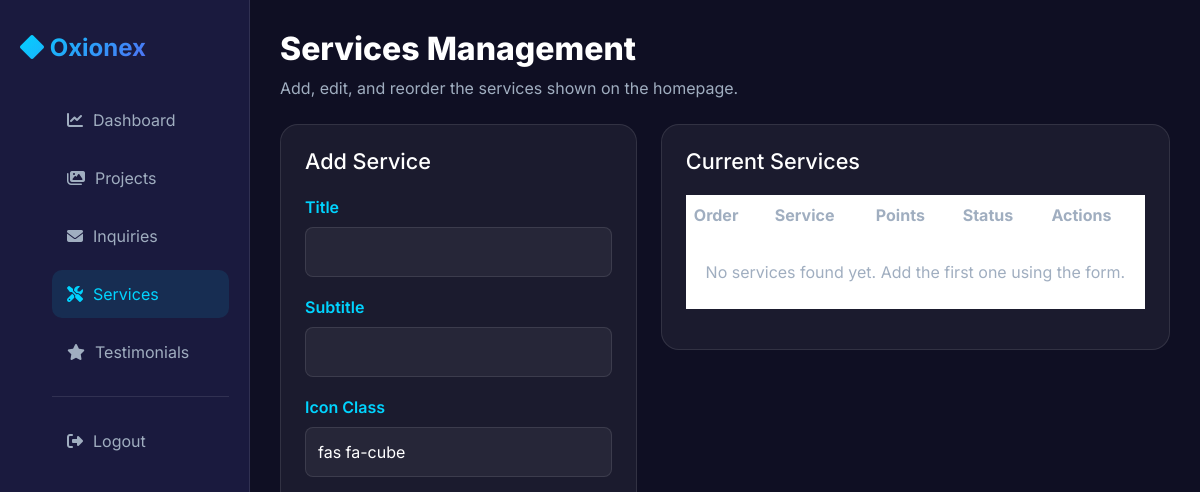
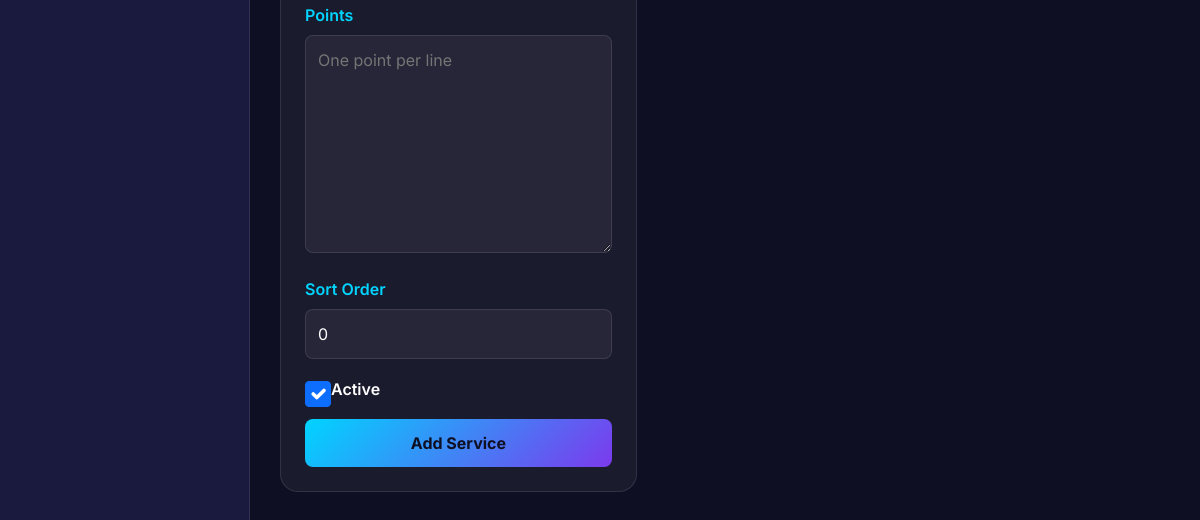
The page /admin/services.php (signed in) on the database as committed earlier (2 pictures, top to bottom).
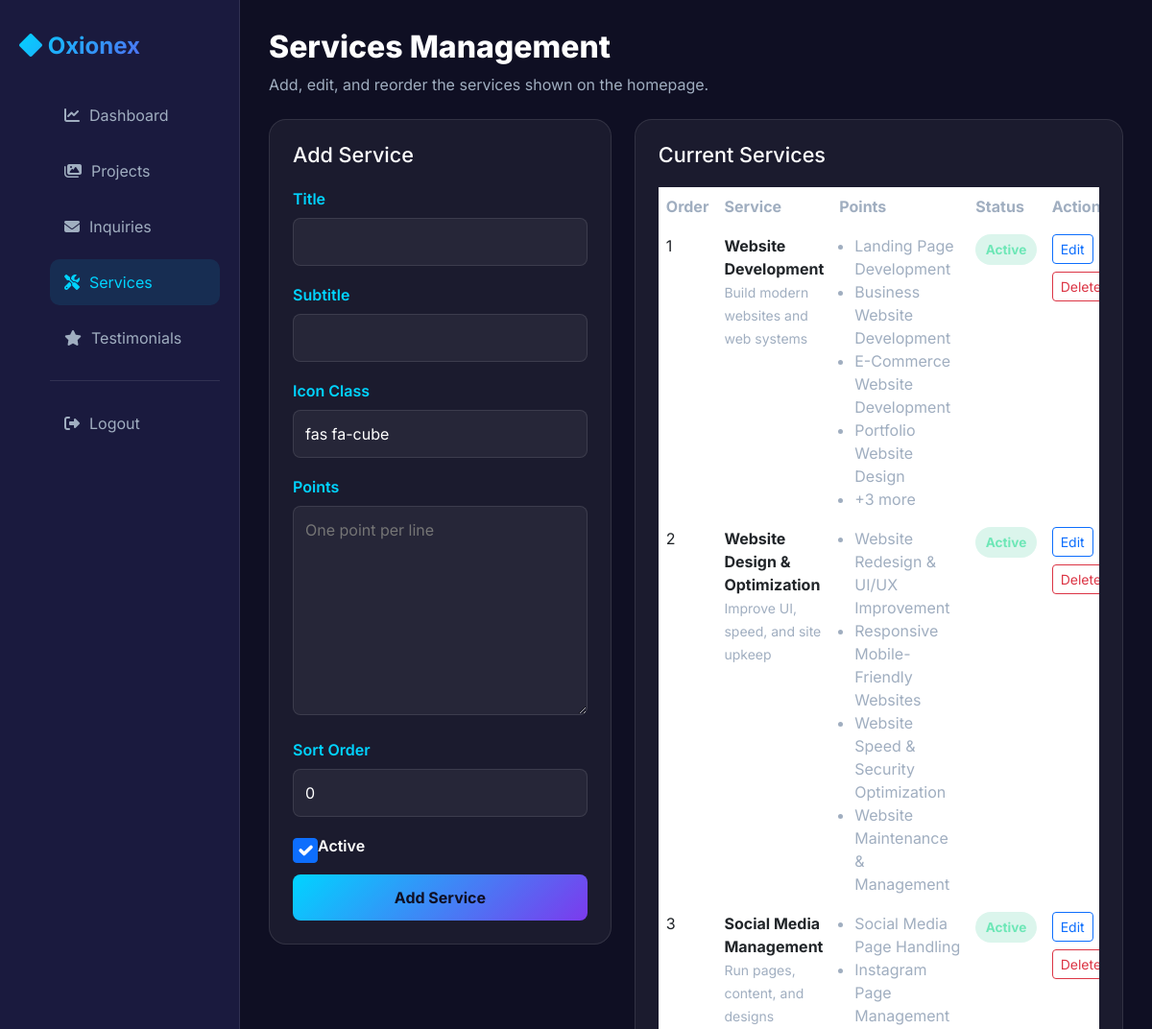
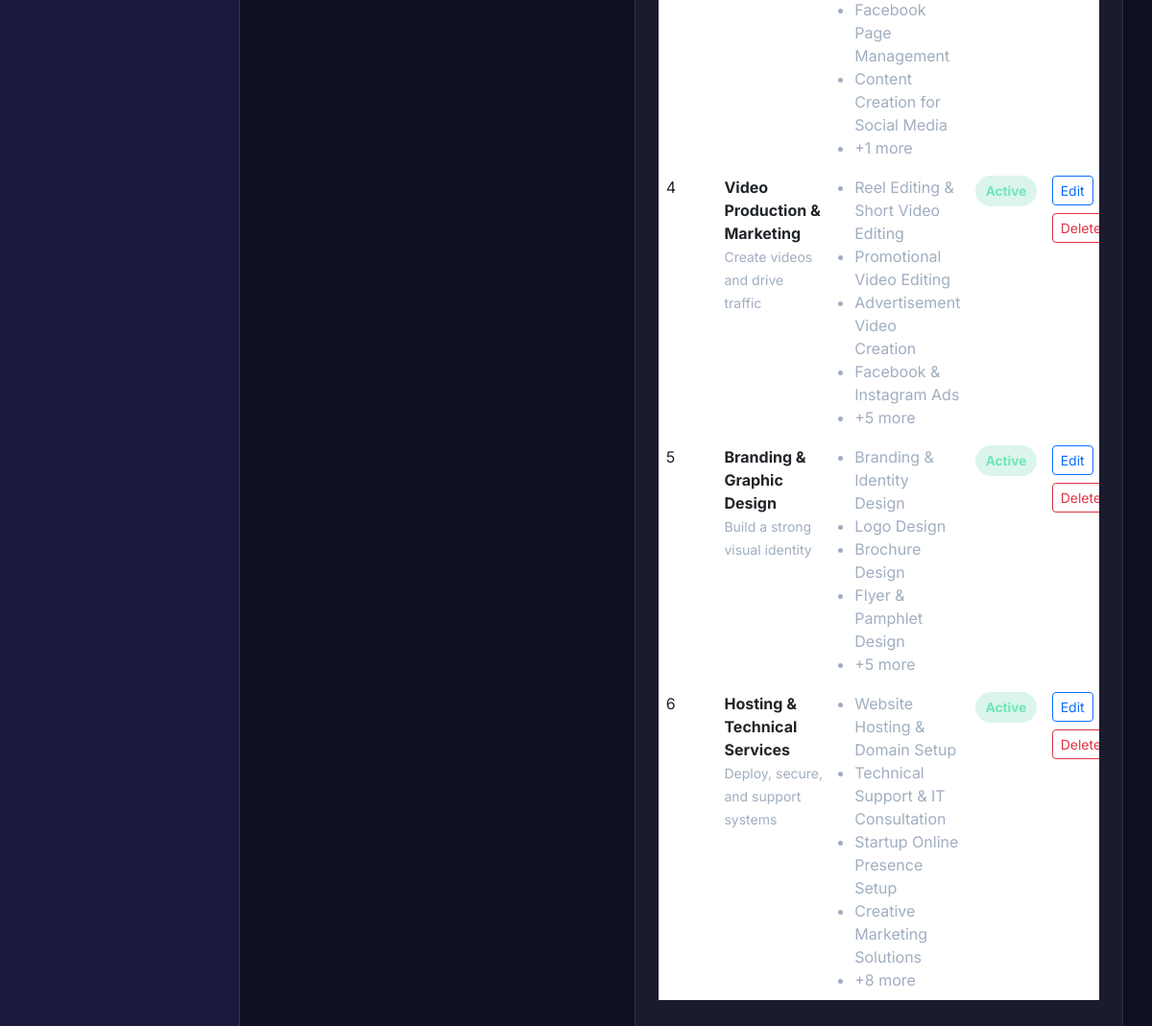
The same page on the database as committed later (2 pictures, top to bottom).
### tables this page shows
CREATE TABLE IF NOT EXISTS services (
    id INT AUTO_INCREMENT PRIMARY KEY,
    title VARCHAR(255) NOT NULL,
    subtitle VARCHAR(255) NOT NULL,
    icon VARCHAR(100) NOT NULL DEFAULT 'fas fa-cube',
    points TEXT NOT NULL,
    sort_order INT DEFAULT 0,
    is_active TINYINT(1) DEFAULT 1,
    created_at TIMESTAMP DEFAULT CURRENT_TIMESTAMP
);

### admin/services.php (the view, shortened to what this page needs)
<?php
require_once '../includes/db.php';
$editingService = null;
$services = [];
if ($pdo) {
    try {
        $services = $pdo->query('SELECT * FROM services ORDER BY sort_order ASC, created_at DESC')->fetchAll(PDO::FETCH_ASSOC);
    } catch (PDOException $exception) {
        $tableWarning = 'The services table is missing or not accessible yet. Import the updated database.sql file.';
        error_log('Load services error: ' . $exception->getMessage());
    }
}
$formValues = [
    'id' => $editingService['id'] ?? 0,
    'title' => $editingService['title'] ?? ($_POST['title'] ?? ''),
    'subtitle' => $editingService['subtitle'] ?? ($_POST['subtitle'] ?? ''),
    'icon' => $editingService['icon'] ?? ($_POST['icon'] ?? 'fas fa-cube'),
    'points' => $editingService['points'] ?? ($_POST['points'] ?? ''),
    'sort_order' => $editingService['sort_order'] ?? ($_POST['sort_order'] ?? 0),
    'is_active' => isset($editingService['is_active']) ? (int) $editingService['is_active'] : (int) (($_POST['is_active'] ?? 1) ? 1 : 0),
];
?>
<!DOCTYPE html>
<html lang="en">
<head>
    <link href="https://cdn.jsdelivr.net/npm/bootstrap@5.3.0/dist/css/bootstrap.min.css" rel="stylesheet">
    <link rel="stylesheet" href="https://cdnjs.cloudflare.com/ajax/libs/font-awesome/6.4.0/css/all.min.css">
</head>
<body>
    <div class="dashboard-container">
        <div class="sidebar">
            <div class="sidebar-brand"><i class="fas fa-diamond"></i> Oxionex</div>
            <ul class="sidebar-menu">
                <li><a href="dashboard.php"><i class="fas fa-chart-line"></i> Dashboard</a></li>
                <li><a href="projects.php"><i class="fas fa-images"></i> Projects</a></li>
                <li><a href="inquiries.php"><i class="fas fa-envelope"></i> Inquiries</a></li>
                <li><a href="services.php" class="active"><i class="fas fa-tools"></i> Services</a></li>
                <li><a href="testimonials.php"><i class="fas fa-star"></i> Testimonials</a></li>
                <li style="margin-top: 20px; border-top: 1px solid rgba(255, 255, 255, 0.1); padding-top: 20px;"><a href="logout.php"><i class="fas fa-sign-out-alt"></i> Logout</a></li>
            </ul>
        </div>
        <div class="main-content">
            <div class="d-flex justify-content-between align-items-start flex-wrap gap-3 mb-4">
                <div>
                    <h1 class="mb-2" style="font-size: 2rem; font-weight: 800;">Services Management</h1>
                    <p style="color: #a0aec0; margin: 0;">Add, edit, and reorder the services shown on the homepage.</p>
                </div>
            </div>
            <div class="row g-4">
                <div class="col-lg-5">
                    <div class="form-card">
                        <h2 style="font-size: 1.35rem; margin-bottom: 20px;"><?php echo $formValues['id'] ? 'Edit Service' : 'Add Service'; ?></h2>
                        <form method="post">
                            <div class="form-group">
                                <label for="title">Title</label>
                                <input type="text" id="title" name="title" required value="<?php echo htmlspecialchars($formValues['title']); ?>">
                            </div>
                            <div class="form-group">
                                <label for="subtitle">Subtitle</label>
                                <input type="text" id="subtitle" name="subtitle" required value="<?php echo htmlspecialchars($formValues['subtitle']); ?>">
                            </div>
                            <div class="form-group">
                                <label for="icon">Icon Class</label>
                                <input type="text" id="icon" name="icon" placeholder="fas fa-globe" value="<?php echo htmlspecialchars($formValues['icon']); ?>">
                            </div>
                            <div class="form-group">
                                <label for="points">Points</label>
                                <textarea id="points" name="points" rows="8" required placeholder="One point per line"><?php echo htmlspecialchars($formValues['points']); ?></textarea>
                            </div>
                            <div class="form-group">
                                <label for="sort_order">Sort Order</label>
                                <input type="number" id="sort_order" name="sort_order" value="<?php echo (int) $formValues['sort_order']; ?>">
                            </div>
                            <div class="form-group">
                                <div class="form-check">
                                    <input type="checkbox" class="form-check-input" id="is_active" name="is_active" <?php echo $formValues['is_active'] ? 'checked' : ''; ?>>
                                    <label class="form-check-label" for="is_active" style="color: #fff;">Active</label>
                                </div>
                            </div>
                            <button type="submit" class="btn-submit w-100"><?php echo $formValues['id'] ? 'Update Service' : 'Add Service'; ?></button>
                        </form>
                    </div>
                </div>
                <div class="col-lg-7">
                    <div class="table-card">
                        <h2 style="font-size: 1.35rem; margin-bottom: 20px;">Current Services</h2>
                        <div class="table-responsive">
                            <table class="table align-middle">
                                <thead>
                                    <tr>
                                        <th>Order</th>
                                        <th>Service</th>
                                        <th>Points</th>
                                        <th>Status</th>
                                        <th>Actions</th>
                                    </tr>
                                </thead>
                                <tbody>
                                    <?php if ($services): ?>
                                        <?php foreach ($services as $service): ?>
                                            <tr>
                                                <td><?php echo (int) $service['sort_order']; ?></td>
                                                <td>
                                                    <strong><?php echo htmlspecialchars($service['title']); ?></strong><br>
                                                    <small style="color: #a0aec0;"><?php echo htmlspecialchars($service['subtitle']); ?></small>
                                                </td>
                                                <td>
                                                    <?php
                                                        $servicePoints = preg_split('/\R+/', trim($service['points'] ?? '')) ?: [];
                                                        $servicePoints = array_values(array_filter(array_map('trim', $servicePoints)));
                                                    ?>
                                                    <ul class="points-list">
                                                        <?php foreach (array_slice($servicePoints, 0, 4) as $point): ?>
                                                            <li><?php echo htmlspecialchars($point); ?></li>
                                                        <?php endforeach; ?>
                                                        <?php if (count($servicePoints) > 4): ?>
                                                            <li>+<?php echo count($servicePoints) - 4; ?> more</li>
                                                        <?php endif; ?>
                                                    </ul>
                                                </td>
                                                <td>
                                                    <span class="badge-status <?php echo $service['is_active'] ? 'badge-on' : 'badge-off'; ?>">
                                                        <?php echo $service['is_active'] ? 'Active' : 'Hidden'; ?>
                                                    </span>
                                                </td>
                                                <td>
                                                    <a href="services.php?edit_id=<?php echo (int) $service['id']; ?>" class="btn btn-sm btn-outline-primary mb-2">Edit</a>
                                                    <form method="post" onsubmit="return confirm('Delete this service?');" style="display:inline;">
                                                        <button type="submit" class="btn btn-sm btn-outline-danger mb-2">Delete</button>
                                                    </form>
                                                </td>
                                            </tr>
                                        <?php endforeach; ?>
                                    <?php else: ?>
                                        <tr>
                                            <td colspan="5" class="text-center py-4" style="color: #a0aec0;">No services found yet. Add the first one using the form.</td>
                                        </tr>
                                    <?php endif; ?>
                                </tbody>
                            </table>
                        </div>
                    </div>
                </div>
            </div>
        </div>
    </div>
</body>
</html>

### admin/services.php (style rules this page uses)
body { font-family: 'Inter', sans-serif; background: #0f0f23; color: #fff; }
.dashboard-container { display: grid; grid-template-columns: 250px 1fr; min-height: 100vh; }
.sidebar { background: #1a1a3e; border-right: 1px solid rgba(255, 255, 255, 0.1); padding: 30px 20px; }
.sidebar-brand { font-size: 24px; font-weight: 700; background: linear-gradient(135deg, #00d4ff 0%, #7c3aed 100%); -webkit-background-clip: text; -webkit-text-fill-color: transparent; background-clip: text; margin-bottom: 30px; }
.sidebar-menu { list-style: none; }
.sidebar-menu li { margin-bottom: 10px; }
.sidebar-menu a { display: flex; align-items: center; gap: 10px; padding: 12px 15px; color: #a0aec0; text-decoration: none; border-radius: 10px; transition: all 0.3s ease; }
.sidebar-menu a:hover, .sidebar-menu a.active { background: rgba(0, 212, 255, 0.1); color: #00d4ff; }
.main-content { padding: 30px; overflow-y: auto; }
.form-card, .table-card { background: rgba(255, 255, 255, 0.05); border: 1px solid rgba(255, 255, 255, 0.1); border-radius: 18px; padding: 24px; }
.form-group { margin-bottom: 18px; }
label { display: block; margin-bottom: 8px; color: #00d4ff; font-weight: 600; }
input, textarea, select { width: 100%; padding: 12px; background: rgba(255, 255, 255, 0.05); border: 1px solid rgba(255, 255, 255, 0.1); border-radius: 8px; color: #fff; font-family: 'Inter', sans-serif; }
.btn-submit { background: linear-gradient(135deg, #00d4ff 0%, #7c3aed 100%); border: none; color: #0f0f23; padding: 12px 22px; border-radius: 8px; cursor: pointer; font-weight: 700; }
.btn-outline-danger, .btn-outline-primary { border-width: 1px; }
.table { color: #fff; }
.table thead th { color: #a0aec0; border-color: rgba(255, 255, 255, 0.1); }
.table td { border-color: rgba(255, 255, 255, 0.08); vertical-align: top; }
.points-list { padding-left: 1rem; margin-bottom: 0; color: #a0aec0; }
.badge-status { display: inline-flex; align-items: center; padding: 0.35rem 0.65rem; border-radius: 999px; font-size: 0.85rem; font-weight: 700; }
.badge-on { background: rgba(16, 185, 129, 0.15); color: #6ee7b7; }

Rows that differ between the two databases and show on the page:
added services: icon "fas fa-cube", is_active "☑", sort_order "6", title "Hosting & Technical Services", subtitle "Deploy, secure, and support systems", points "Website Hosting & Domain Setup", points "Technical Support & IT Consultation", points "Startup Online Presence Setup", points "Creative Marketing Solutions", count($servicePoints)-4 "8", shows "Active"
added services: sort_order "1", title "Website Development", subtitle "Build modern websites and web systems", points "Landing Page Development", points "Business Website Development", points "E-Commerce Website Development", points "Portfolio Website Design", count($servicePoints)-4 "3", is_active "Active"
added services: sort_order "2", title "Website Design & Optimization", subtitle "Improve UI, speed, and site upkeep", points "Website Redesign & UI/UX Improvement", points "Responsive Mobile-Friendly Websites", points "Website Speed & Security Optimization", points "Website Maintenance & Management", is_active "Active"
added services: sort_order "3", title "Social Media Management", subtitle "Run pages, content, and designs", points "Social Media Page Handling", points "Instagram Page Management", points "Facebook Page Management", points "Content Creation for Social Media", count($servicePoints)-4 "1", is_active "Active"
added services: sort_order "4", title "Video Production & Marketing", subtitle "Create videos and drive traffic", points "Reel Editing & Short Video Editing", points "Promotional Video Editing", points "Advertisement Video Creation", points "Facebook & Instagram Ads", count($servicePoints)-4 "5", is_active "Active"
added services: sort_order "5", title "Branding & Graphic Design", subtitle "Build a strong visual identity", points "Branding & Identity Design", points "Logo Design", points "Brochure Design", points "Flyer & Pamphlet Design", count($servicePoints)-4 "5", is_active "Active"
Other text that changed with them:
form field icon: "fas fa-cube" → (not shown)
form field is_active: "☑" → (not shown)
text no longer shown: "No services found yet. Add the first one using the form."
